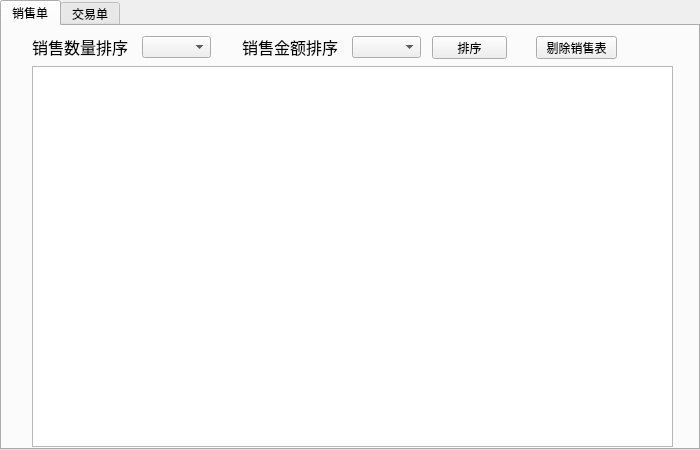
<?xml version="1.0" encoding="UTF-8"?>
<ui version="4.0">
 <class>SellManForm</class>
 <widget class="QWidget" name="SellManForm">
  <property name="geometry">
   <rect>
    <x>0</x>
    <y>0</y>
    <width>700</width>
    <height>450</height>
   </rect>
  </property>
  <property name="minimumSize">
   <size>
    <width>700</width>
    <height>450</height>
   </size>
  </property>
  <property name="maximumSize">
   <size>
    <width>700</width>
    <height>450</height>
   </size>
  </property>
  <property name="windowTitle">
   <string>Form</string>
  </property>
  <widget class="QTabWidget" name="tabWidget">
   <property name="geometry">
    <rect>
     <x>0</x>
     <y>0</y>
     <width>700</width>
     <height>450</height>
    </rect>
   </property>
   <property name="minimumSize">
    <size>
     <width>700</width>
     <height>450</height>
    </size>
   </property>
   <property name="maximumSize">
    <size>
     <width>700</width>
     <height>450</height>
    </size>
   </property>
   <property name="currentIndex">
    <number>0</number>
   </property>
   <widget class="QWidget" name="tab">
    <attribute name="title">
     <string>销售单</string>
    </attribute>
    <widget class="QTableView" name="sell_TView">
     <property name="geometry">
      <rect>
       <x>30</x>
       <y>40</y>
       <width>641</width>
       <height>381</height>
      </rect>
     </property>
    </widget>
    <widget class="QComboBox" name="sortSellNum">
     <property name="geometry">
      <rect>
       <x>140</x>
       <y>10</y>
       <width>69</width>
       <height>22</height>
      </rect>
     </property>
     <item>
      <property name="text">
       <string/>
      </property>
     </item>
     <item>
      <property name="text">
       <string>升序</string>
      </property>
     </item>
     <item>
      <property name="text">
       <string>降序</string>
      </property>
     </item>
    </widget>
    <widget class="QLabel" name="label">
     <property name="geometry">
      <rect>
       <x>30</x>
       <y>10</y>
       <width>101</width>
       <height>21</height>
      </rect>
     </property>
     <property name="font">
      <font>
       <pointsize>12</pointsize>
      </font>
     </property>
     <property name="text">
      <string>销售数量排序</string>
     </property>
    </widget>
    <widget class="QPushButton" name="delSell_Btn">
     <property name="geometry">
      <rect>
       <x>534</x>
       <y>10</y>
       <width>81</width>
       <height>23</height>
      </rect>
     </property>
     <property name="text">
      <string>剔除销售表</string>
     </property>
    </widget>
    <widget class="QPushButton" name="sortSELL_Btn">
     <property name="geometry">
      <rect>
       <x>430</x>
       <y>10</y>
       <width>75</width>
       <height>23</height>
      </rect>
     </property>
     <property name="text">
      <string>排序</string>
     </property>
    </widget>
    <widget class="QComboBox" name="sortSellPrice">
     <property name="geometry">
      <rect>
       <x>350</x>
       <y>10</y>
       <width>69</width>
       <height>22</height>
      </rect>
     </property>
     <item>
      <property name="text">
       <string/>
      </property>
     </item>
     <item>
      <property name="text">
       <string>升序</string>
      </property>
     </item>
     <item>
      <property name="text">
       <string>降序</string>
      </property>
     </item>
    </widget>
    <widget class="QLabel" name="label_2">
     <property name="geometry">
      <rect>
       <x>240</x>
       <y>10</y>
       <width>101</width>
       <height>21</height>
      </rect>
     </property>
     <property name="font">
      <font>
       <pointsize>12</pointsize>
      </font>
     </property>
     <property name="text">
      <string>销售金额排序</string>
     </property>
    </widget>
   </widget>
   <widget class="QWidget" name="tab_2">
    <attribute name="title">
     <string>交易单</string>
    </attribute>
    <widget class="QTableView" name="trade_TView">
     <property name="geometry">
      <rect>
       <x>30</x>
       <y>40</y>
       <width>641</width>
       <height>381</height>
      </rect>
     </property>
    </widget>
    <widget class="QPushButton" name="delTrade_Btn">
     <property name="geometry">
      <rect>
       <x>600</x>
       <y>10</y>
       <width>71</width>
       <height>23</height>
      </rect>
     </property>
     <property name="text">
      <string>剔除交易表</string>
     </property>
    </widget>
    <widget class="QPushButton" name="sortTRADE_Btn">
     <property name="geometry">
      <rect>
       <x>380</x>
       <y>10</y>
       <width>75</width>
       <height>23</height>
      </rect>
     </property>
     <property name="text">
      <string>排序</string>
     </property>
    </widget>
    <widget class="QLabel" name="label_17">
     <property name="geometry">
      <rect>
       <x>30</x>
       <y>10</y>
       <width>81</width>
       <height>21</height>
      </rect>
     </property>
     <property name="font">
      <font>
       <pointsize>14</pointsize>
      </font>
     </property>
     <property name="text">
      <string>排序类型</string>
     </property>
    </widget>
    <widget class="QComboBox" name="sortKind">
     <property name="geometry">
      <rect>
       <x>110</x>
       <y>10</y>
       <width>91</width>
       <height>22</height>
      </rect>
     </property>
     <item>
      <property name="text">
       <string/>
      </property>
     </item>
     <item>
      <property name="text">
       <string>员工销售金额</string>
      </property>
     </item>
     <item>
      <property name="text">
       <string>会员消费</string>
      </property>
     </item>
    </widget>
    <widget class="QComboBox" name="sortType">
     <property name="geometry">
      <rect>
       <x>290</x>
       <y>10</y>
       <width>69</width>
       <height>22</height>
      </rect>
     </property>
     <item>
      <property name="text">
       <string/>
      </property>
     </item>
     <item>
      <property name="text">
       <string>升序</string>
      </property>
     </item>
     <item>
      <property name="text">
       <string>降序</string>
      </property>
     </item>
    </widget>
    <widget class="QLabel" name="label_18">
     <property name="geometry">
      <rect>
       <x>210</x>
       <y>10</y>
       <width>81</width>
       <height>21</height>
      </rect>
     </property>
     <property name="font">
      <font>
       <pointsize>14</pointsize>
      </font>
     </property>
     <property name="text">
      <string>排序方式</string>
     </property>
    </widget>
    <widget class="QPushButton" name="showAllTrade_Btn">
     <property name="geometry">
      <rect>
       <x>510</x>
       <y>10</y>
       <width>75</width>
       <height>23</height>
      </rect>
     </property>
     <property name="text">
      <string>显示全部</string>
     </property>
    </widget>
   </widget>
  </widget>
 </widget>
 <resources/>
 <connections/>
</ui>
